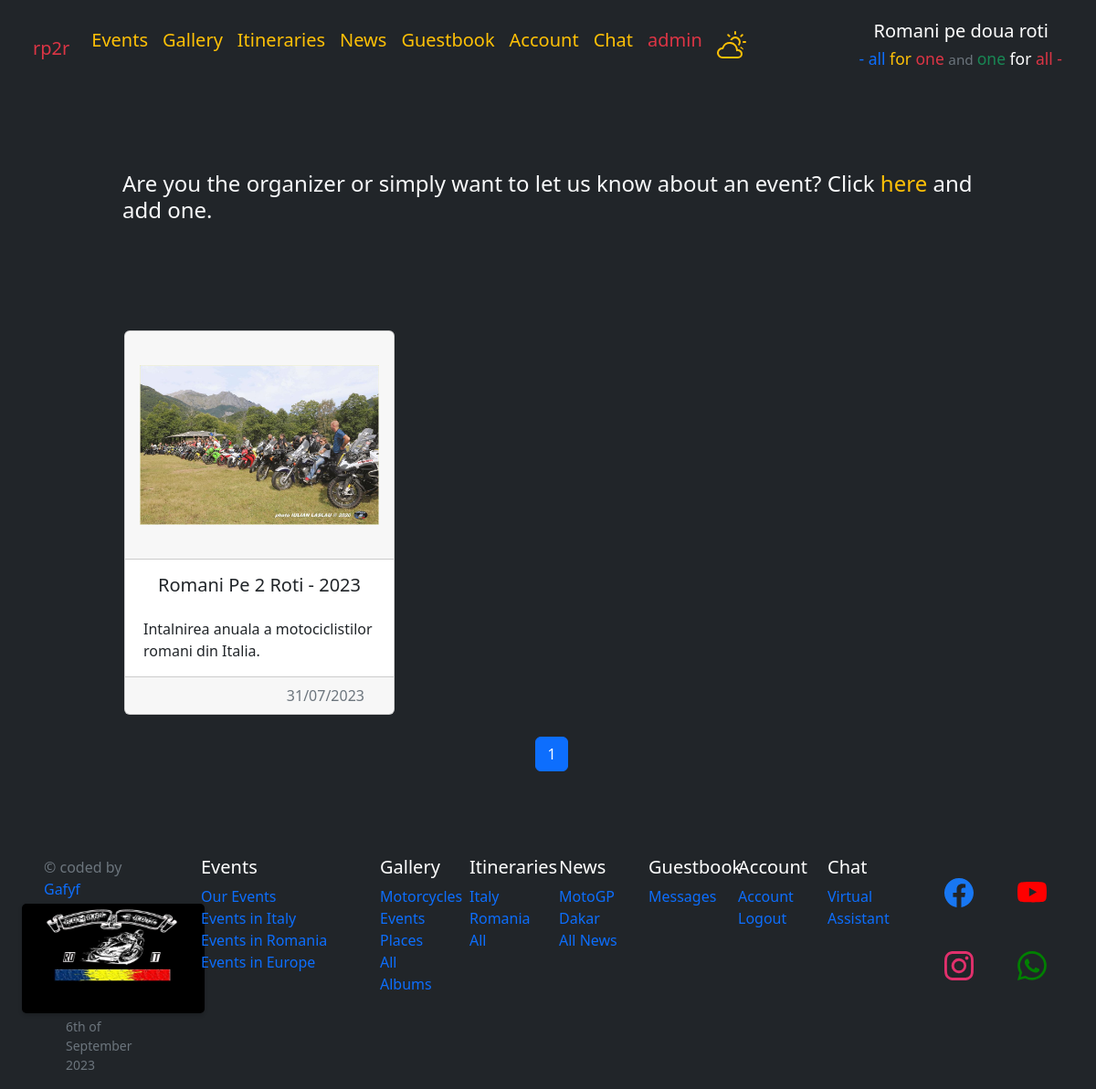
Page /en/event/event_list/ (signed in) on the committed database.
### event/models.py (models this page shows, shortened)
class Event(models.Model):
    id = models.UUIDField(primary_key=True, default=uuid.uuid4, editable=False)
    created_by = models.ForeignKey(Profile, related_name='events', on_delete=models.CASCADE, null=True, blank=True)
    updated_by = models.ForeignKey(Profile, related_name='+', on_delete=models.CASCADE, null=True, blank=True)
    title = models.CharField(max_length=200)
    description = models.TextField()
    country = models.CharField(max_length=50, choices=COUNTRY, blank=True, verbose_name=_('Country'))
    county = models.CharField(max_length=50, blank=True, verbose_name=_('County'))
    town = models.CharField(max_length=50, blank=True, verbose_name=_('Town'))
    location = models.CharField(max_length=500, blank=True, verbose_name=_('Location'))
    start_time = models.DateTimeField()
    end_time = models.DateTimeField()
    image = models.ImageField(upload_to='events', blank=True)
    is_public = models.BooleanField(default=False)
    is_private = models.BooleanField(default=False)
    is_cancelled = models.BooleanField(default=False)
    is_completed = models.BooleanField(default=False)
    created_at = models.DateTimeField(auto_now_add=True)
    updated_at = models.DateTimeField(auto_now=True)
    likes = models.IntegerField(default=0)
    dislikes = models.IntegerField(default=0)
    liked_by = models.ManyToManyField(Profile, related_name=_('liked_events'), blank=True)
    disliked_by = models.ManyToManyField(Profile, related_name=_('disliked_events'), blank=True)
    participants_number = models.IntegerField(default=0)
    participants = models.ManyToManyField(Profile, related_name=_('participants'), blank=True)
    interested_number = models.IntegerField(default=0)
    interested_participants = models.ManyToManyField(Profile, related_name=_('interested_participants'), blank=True)
    participants_required = models.PositiveIntegerField(default=0)
    maximal_participants = models.PositiveIntegerField(default=math.inf)
    def get_absolute_url(self):
        return reverse("event:event", args=[str(self.id)])
    class Meta:
        verbose_name_plural = _("Events")
        ordering = ["-created_at"]

### event/views.py (the view)
# urls.py: path('event_list/', views.event_list, name='event_list'),
def event_list(request):
    events = Event.objects.all()
    created_by = request.GET.get('created_by')
    country = request.GET.get('country')
    if created_by:
        events = events.filter(created_by__user__email=created_by)
    elif country:
        events = events.filter(country=country)
    paginator = Paginator(events, 6)
    page_number = request.GET.get('page')
    page_obj = paginator.get_page(page_number)
    return render(request, 'event/event_list.html', {'page_obj': page_obj, 'events': events})

### templates/event/event_list.html (shortened to what this page needs)
{% extends "layouts/base.html" %}
{% block content %}
    <div id='message-container-id' style='min-height: 100vh;' class="row container-fluid justify-content-between pt-4 mx-1">
      <div class='col-md-12 d-flex flex-row justify-content-between'>
        <div class='col-md-1 d-flex flex-column justify-content-start'>
        </div>
        <div class='col-add-event col-md-10 d-flex flex-column justify-content-center mb-4'>
          <h4 class="card-title text-bg-dark text-light my-4 mx-auto">
            Are you the organizer or simply want to let us know about an event? Click
            <a class="text-warning" href="{% url 'event:event_form' %}">
              here
            </a>
            and add one.
          </h4>
        </div>
        <div class='col-md-1 d-flex flex-column justify-content-end'>
        </div>
      </div>
      <div class='col-md-1 d-flex flex-column justify-content-start'>
      </div>
      <div id='message-list-id' class="col-md-10 d-flex flex-column justify-content-center">
        <div class="row row-cols-1 row-cols-md-3 g-4">
          {% for event in page_obj %}
          <div class="col">
            <a class="text-dark" href="{{ event.get_absolute_url }}" style="">
              <div class="card h-100">
                <div class='card-header d-flex justify-content-center max-w-auto my-auto' style="min-height: 250px; max-height: 300px;">
                    <img id='image-url' class='img-fluid max-w-auto mx-auto my-auto' style='min-height: 190px; max-height: 190px; object-fit: contain;' alt="Event Image" src="{{ event.image.url }}">
                </div>
                <div class="card-body">
                  <h5 class="card-title d-flex justify-content-center mw-auto my-auto">{{ event.title|title }}</h5>
                  <div class='custom-scroll mt-4'>
                    <p class="card-text mx-1">{{ event.description }}</p>
                  </div>
                </div>
                <div class="card-footer">
                  <p class="text-muted d-flex justify-content-end my-auto mx-3">
                  {{ event.created_at|date:"d/m/Y" }}
                  </p>
                </div>
              </div>
            </a>
          </div>
          {% endfor %}
        </div>
        <nav aria-label="Page navigation">
          <ul class="pagination justify-content-center my-4">
            {% for num in page_obj.paginator.page_range %}
              {% if page_obj.number == num %}
                <li class="page-item active">
                  <a class="page-link" href="?page={{ num }}">{{ num }}</a>
                </li>
              {% else %}
                <li class="page-item">
                  <a class="page-link" href="?page={{ num }}">{{ num }}</a>
                </li>
              {% endif %}
            {% endfor %}
          </ul>
        </nav>
      </div>
      <div class='col-md-1 d-flex flex-column justify-content-center'>
      </div>
    </div>
{% endblock content %}

### templates/event/event_list.html (style rules this page uses)
.custom-scroll { max-height: 130px; overflow-y: scroll; scrollbar-width: thin; scrollbar-color: #888888 #f5f5f5; }
a { text-decoration: none; }

### rows in the picture
Event: image (picture), title "Romani Pe 2 Roti - 2023", description "Intalnirea anuala a motociclistilor romani din Italia.", created_at "31/07/2023"

### other values in the picture
{{ num }} "1"
